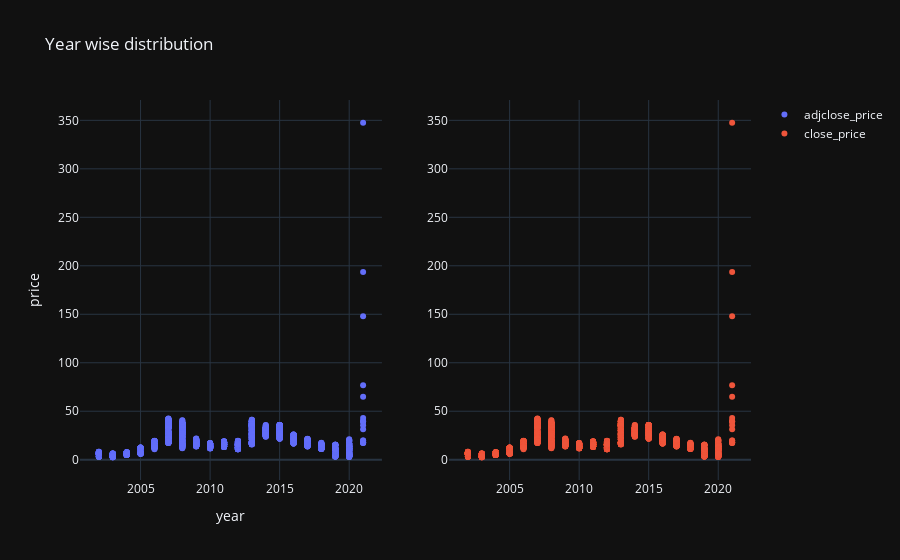

The notebook cell this image was saved under:
### Markdown cell above
#### Adjusted close price vs close price distribution

### Code cell
fig=make_subplots(rows=1,cols=2)

#Adjusted close price
fig.add_trace(go.Scatter(x=stock_df['year'],y=stock_df['adjclose_price'],mode='markers',name='adjclose_price'),row=1,col=1)

#Close price
fig.add_trace(go.Scatter(x=stock_df['year'],y=stock_df['adjclose_price'],mode='markers',name='close_price'),row=1,col=2)

fig.update_layout(template='plotly_dark',title='Year wise distribution',xaxis_title='year',yaxis_title='price')
fig.show()

print('Maximum adjusted close price of stock ever obtained:',stock_df['adjclose_price'].max())
print('Minimum adjusted close price of stock ever obtained:',stock_df['adjclose_price'].min())

print('\n')

for i in stock_df['adjclose_price'].index:
    if (stock_df['adjclose_price'][i]==stock_df['adjclose_price'].max()):
        print('The maximum adjusted close price ever obtained was on: ', stock_df['date'][i])
    elif (stock_df['adjclose_price'][i]==stock_df['adjclose_price'].min()):
        print('The minimum adjusted close price ever obtained was on: ', stock_df['date'][i])
    else:
        pass

### Figure 1 — Plotly figure (JSON) as saved in the notebook; plotly's stock layout.template omitted (floating-point values rounded to 4 significant figures; data arrays with more than 128 entries replaced by an {"elided": "..."} marker saying what was removed)
{"data": [{"mode": "markers", "name": "adjclose_price", "type": "scatter", "x": {"elided": "4773 int values"}, "xaxis": "x", "y": {"elided": "4773 float values"}, "yaxis": "y"}, {"mode": "markers", "name": "close_price", "type": "scatter", "x": {"elided": "4773 int values"}, "xaxis": "x2", "y": {"elided": "4773 float values"}, "yaxis": "y2"}], "layout": {"title": {"text": "Year wise distribution"}, "xaxis": {"anchor": "y", "domain": [0, 0.45], "title": {"text": "year"}}, "xaxis2": {"anchor": "y2", "domain": [0.55, 1]}, "yaxis": {"anchor": "x", "domain": [0, 1], "title": {"text": "price"}}, "yaxis2": {"anchor": "x2", "domain": [0, 1]}}}
